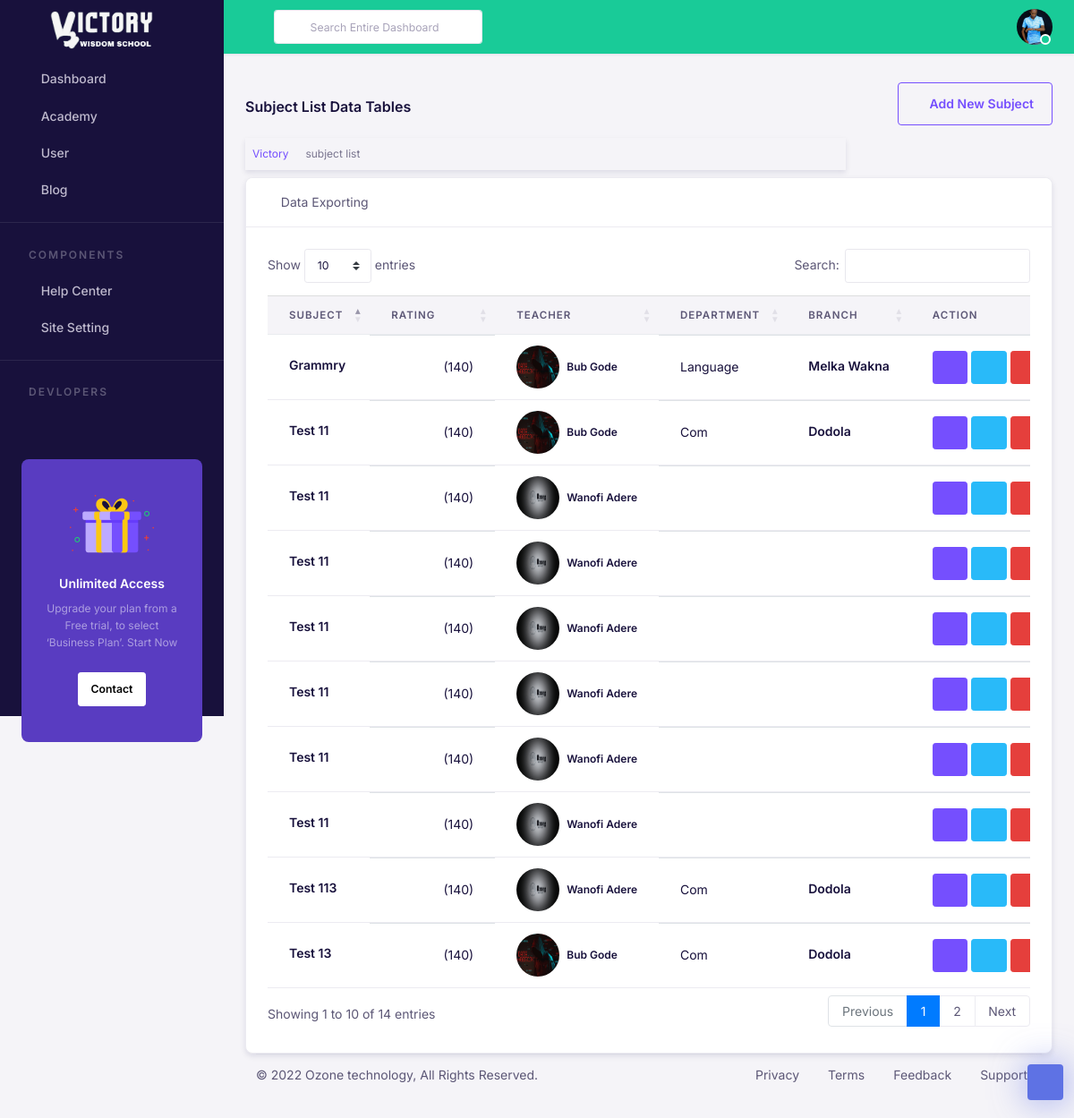
Screenshot of /academy/admin/subject/list/ (signed in) with the database file from the repository.
### main/models.py (models this page shows, shortened)
class GeneralSetting(models.Model):
    site_name = models.CharField(max_length=200, help_text="Enter your website name below")
    site_description = models.TextField(help_text="The site title might be the name of your company or organization, or a brief description of the organization, or a combination of the two.")
    logo=models.ImageField(upload_to="main/images", help_text="Upload your website logo - 120 x 40 ")
    favicon = models.ImageField(upload_to="main/images", help_text="Upload your website favicon - Standard for most desktop browsers. 32×32")
    created = models.DateTimeField(auto_now_add=True)
    updated = models.DateTimeField(auto_now=True)

### accounts/models.py (models this page shows, shortened)
class User(AbstractUser):
    username_validator = UnicodeUsernameValidator()
    email_validator = EmailValidator()
    about = models.TextField(null=True, blank=True)
    bio = models.TextField(null=True, blank=True)
    birth_date = models.DateField(null=True)
    email = models.EmailField(unique=True, validators = [email_validator])
    username = models.CharField(
        max_length=191,
        validators = [username_validator],
        help_text="Required. 150 characters or fewer. Usernames may contain alphanumeric, _, @, +, . and - characters.",
        unique=True,null=True, blank=True
    )
    USERNAME_FIELD = "email"
    REQUIRED_FIELDS = ['username']
    GENDER_CHOICE = (
        ("male", "Male"),
        ("female", "Female"),
    )
    gender = models.CharField(choices=GENDER_CHOICE, max_length=10)
    def get_profile_image(self):
        image = self.userimage_set.order_by("-updated", "-created").filter(role = "profile_image")
        if image.exists():
            return image.first().image
        else:
            return None
    class Meta:
        verbose_name = "user"
        ordering = ["-date_joined"]
    def __str__(self):
        return f"{self.get_full_name()}" if self.get_full_name() else  f"{self.email}"

class UserImage(models.Model):
    user = models.ForeignKey(User, on_delete=models.CASCADE)
    image = models.ImageField(upload_to='user/images')
    created = models.DateTimeField(auto_now_add=True)
    updated = models.DateTimeField(auto_now=True)
    about = models.TextField(null=True, blank=True)
    ROLE_CHOICE = (
        ("profile_image", "Profile Image"),
        ("cover_image", "Cover Image"),
        ("gallery_image", "Gallery Image"),
    )
    role = models.CharField(choices=ROLE_CHOICE, default="gallery_image", max_length=15)
    class Meta:
        ordering = ["-updated", "-created"]

### academy/models.py (models this page shows, shortened)
class Subject(models.Model):
    name = models.CharField(max_length=50)
    department = models.ForeignKey(Department,null=True, on_delete=models.CASCADE)
    teacher = models.ForeignKey(Teacher,null=True, on_delete=models.CASCADE)
    reviews = models.ManyToManyField(Review, blank=True)
    created = models.DateTimeField(auto_now_add=True)
    cover_image = models.ImageField(upload_to='academy/cover_image', default='academy/cover_image.jpg', null=True, blank=True)
    bio = models.TextField(null=True, blank=True)
    descriptions = models.TextField(null=True, blank=True)
    class Meta:
        verbose_name = "subject"
        unique_together = ["department","name"]
        ordering = ["name"]

class Department(models.Model):
    name = models.CharField(max_length=50)
    branch = models.ForeignKey(Branch,null=True, on_delete=models.CASCADE)
    cover_image = models.ImageField(upload_to='academy/cover_image', default='academy/cover_image.jpg', null=True, blank=True)
    bio = models.TextField(null=True, blank=True)
    descriptions = models.TextField(null=True, blank=True)
    reviews = models.ManyToManyField(Review, blank=True)
    created = models.DateTimeField(auto_now_add=True)
    class Meta:
        verbose_name = "department"
        unique_together = ["branch","name"]
        ordering = ["-created", "name"]

class Branch(models.Model):
    name = models.CharField(max_length=50)
    location = models.CharField(max_length=200, null=True, blank=True)
    cover_image = models.ImageField(upload_to='academy/cover_image', default='academy/cover_image.jpg', null=True, blank=True)
    bio = models.TextField(null=True, blank=True)
    descriptions = models.TextField(null=True, blank=True)
    reviews = models.ManyToManyField(Review, blank=True)
    created = models.DateTimeField(auto_now_add=True)
    class Meta:
        verbose_name = "branch"
        unique_together = ["name"]
        ordering = ["name"]

### teachers/models.py (models this page shows, shortened)
class Teacher(models.Model):
    user = models.OneToOneField(User, null=True, on_delete=models.CASCADE)
    joining_date = models.DateTimeField(auto_now_add=True)
    educational_background = models.TextField(null=True, blank=True)
    profession = models.CharField(max_length=250, null=True, blank=True)
    reviews = models.ManyToManyField(Review, blank=True)
    salary = models.IntegerField(null=True, blank=True)
    phone_regex = RegexValidator(regex=r'^\+?1?\d{9,15}$', message="Phone number must be entered in the format: '+999999999'. Up to 15 digits allowed.")
    phone_number = models.CharField(validators=[phone_regex], max_length=17, null=True)
    class Meta:
        unique_together = ["user"]
        verbose_name = "teacher"
        ordering = ["-joining_date"]

### main/decorators.py (the view)
  def wrapper_func(request, *args, **kwarg):
    if request.user.is_superuser:
      return views_func(request, *args, **kwarg)
    else:
      return redirect("home")

### academy/templates/academy/admin/subject_list.html (shortened to what this page needs)
{% extends 'base/admin/base.html' %}
{% load static %}
{% block admin_style %}
 <link href="{% static 'assets/plugins/bootstrap-datatable/css/dataTables.bootstrap4.min.css' %}" rel="stylesheet" type="text/css">
 <link href="{% static 'assets/plugins/bootstrap-datatable/css/buttons.bootstrap4.min.css' %}" rel="stylesheet" type="text/css">
 <link href="{% static 'assets/css/form-control.css' %}" rel="stylesheet">
 <link href="{% static 'assets/css/table.css' %}" rel="stylesheet">
{% endblock admin_style %}
{% block admin_content %}
     <div class="row pt-2 pb-2">
        <div class="col-sm-9">
                <h4 class="page-title pt-3 pb-3   ">Subject List Data Tables</h4>
                <ol class="breadcrumb shadow bg-light p-2">
                    <li class="breadcrumb-item"><a href="javaScript:void();">Victory</a></li>
                    <li class="breadcrumb-item active" aria-current="page">subject list</li>
                </ol>
        </div>
        <div class="col-sm-3">
            <div class="btn-group float-sm-right">
                <a href="{% url 'create_subject' %}" type="button" class="btn btn-outline-primary waves-effect waves-light">
                    <i class="fa fa-plus-square" aria-hidden="true"></i> Add New Subject
                </a>
            </div>
        </div>
     </div>
        <div class="row">
            <div class="col-lg-12">
                <div class="card  shadow  border border-light-3">
                    <div class="card-header    ">
                        <i class="fa fa-table"></i> Data Exporting
                    </div>
                    <div class="card-body ">
                        {% include 'academy/components/subject_table.html' %}
                    </div>
                </div>
            </div>
        </div>
 {% endblock admin_content %}

### templates/base/admin/sidebar2.html (shortened to what this page needs)
{% load static %}
{% load myflatpage %}
{% general_setting as generalSetting %}
  <nav class="navbar-vertical navbar navbar-dark bg-dark">
    <div class="vh-100" data-simplebar>
        <div class="row w-100">
            <a class="mx-auto h-100 d-flex justify-content-center" href="{% url 'home' %}">
                <img src="{{generalSetting.logo.url}}" class="dashboard-logo-icon mx-auto"  alt="" />
            </a>
        </div>
        <ul class="navbar-nav flex-column" id="sideNavbar">
            <li class="nav-item">
                <a class="nav-link   collapsed " href="#" data-bs-toggle="collapse"
                    data-bs-target="#navDashboard" aria-expanded="false" aria-controls="navDashboard">
                    <i class="nav-icon fe fe-home me-2"></i> Dashboard
                </a>
            </li>
            <li class="nav-item">
                <a class="nav-link  collapsed " href="#" data-bs-toggle="collapse" data-bs-target="#navAcademy"
                    aria-expanded="false" aria-controls="navAcademy">
                    <i class="nav-icon fe fe-book me-2"></i> Academy
                </a>
            </li>
            <li class="nav-item">
                <a class="nav-link   collapsed " href="#" data-bs-toggle="collapse" data-bs-target="#navProfile"
                    aria-expanded="false" aria-controls="navProfile">
                    <i class="nav-icon fe fe-user me-2"></i> User
                </a>
            </li>
            <li class="nav-item ">
                <a class="nav-link   " href="#" data-bs-toggle="collapse" data-bs-target="#navCMS"
                    aria-expanded="false" aria-controls="navCMS">
                    <i class="nav-icon fe fe-book-open me-2"></i> Blog
                </a>
            </li>
            <li class="nav-item">
                <div class="nav-divider"></div>
            </li>
            <li class="nav-item">
                <div class="navbar-heading">Components</div>
            </li>
            <li class="nav-item">
                <a class="nav-link " href="{% url 'contact_list' %}">
                    <i class="nav-icon fe fe-help-circle me-2"></i> Help Center
                </a>
            </li>
            <li class="nav-item">
                <a class="nav-link  collapsed " href="#" data-bs-toggle="collapse"
                    data-bs-target="#navSiteSetting" aria-expanded="false" aria-controls="navSiteSetting">
                    <i class="nav-icon fe fe-settings me-2"></i> Site Setting
                </a>
            </li>
            <li class="nav-item">
                <div class="nav-divider"></div>
            </li>
            <li class="nav-item">
                <div class="navbar-heading">Devlopers</div>
            </li>
        </ul>
        <div class="card bg-dark-primary shadow-none text-center mx-4 my-8">
            <div class="card-body py-6">
                <img src="{% static 'assets/images/background/giftbox.png' %}" alt="" />
                <div class="mt-4">
                    <h5 class="text-white">Unlimited Access</h5>
                    <p class="text-white-50 fs-6">
                        Upgrade your plan from a Free trial, to select ‘Business Plan’. Start Now
                    </p>
                    <a href="mail:ozonetechnologydev@gmail.com" class="btn btn-white btn-sm mt-2">Contact</a>
                </div>
            </div>
        </div>
    </div>
</nav>

### templates/base/admin/navbar2.html (shortened to what this page needs)
{% load static %}
{% load myflatpage %}
<div class="header">
    <nav class="navbar-default navbar navbar-expand-lg bg-success">
        <a id="nav-toggle" role="button">
            <i class="fe fe-menu text-light"></i>
        </a>
        <div class="ms-lg-3 d-none d-md-none d-lg-block">
            <form class="d-flex align-items-center">
                <span class="position-absolute ps-3 search-icon">
                    <i class="fe fe-search"></i>
                </span>
                <input type="search" class="form-control form-control-sm ps-6"
                    placeholder="Search Entire Dashboard" />
            </form>
        </div>
        <ul class="navbar-nav navbar-right-wrap ms-auto d-flex nav-top-wrap">
            {% if request.user.is_authenticated  %}
            <li class="dropdown ms-2">
              <a class="rounded-circle" href="#" role="button" data-bs-toggle="dropdown" aria-expanded="false">
                <div class="avatar avatar-md avatar-indicators avatar-online">
                  <img alt="avatar" src="{{request.user.get_profile_image.url}}" class="rounded-circle">
                </div>
              </a>
            </li>
          {% else %}
          <div class="ms-auto mt-lg-0">
            <a href="{% url 'login' %}" class="btn btn-sm btn-outline-dark btn-sm ms-3">Sign in</a>
            <a href="{% url 'register' %}" class="btn btn-sm btn-dark btn-sm ms-1">Sign up</a>
          </div>
          {% endif %}
        </ul>
    </nav>
</div>

### academy/templates/academy/components/subject_table.html
<div class="table-responsive">
    <table id="data-table-example" class="table align-items-center table-flush     default-datatable">
        <thead class="table-light">
            <tr>
                <th>Subject</th>
                <th>Rating</th>
                <th>Teacher</th>
                <th>Department</th>
                <th>Branch</th>
                <th>Action</th>
            </tr>
        </thead>
        <tbody>
            {% for subject in subjects %}
            <tr id="delete_subject_column_id_{{subject.id}}">
                <td class="border-top-0">
                    <h4 class="mb-1 h5">
                        <a href="{% url 'subject_details' subject.id %}" class="text-inherit">
                            {{subject.name|title}}
                        </a>
                    </h4>
                </td>
                <td>
                    <div class="">
                        <i class="zmdi zmdi-star me-n1 text-warning"></i>
                        <i class="zmdi zmdi-star me-n1 text-warning"></i>
                        <i class="zmdi zmdi-star me-n1 text-warning"></i>
                        <i class="zmdi zmdi-star me-n1 text-warning"></i>
                        <i class="zmdi zmdi-star me-n1-half text-warning"></i>
                        <span class="text-inherit">(140)</span>
                    </div>
                </td>
                <td class="align-middle border-top-0">
                    {% if subject.teacher %}
                        <a href="{% url 'user_details' subject.teacher.user.id %}" class="text-inherit">
                            <div class="d-flex align-items-center">
                                <img src="{{subject.teacher.user.get_profile_image.url}}"
                                alt="" class="rounded-circle avatar avater-md me-2" />
                                <h6 class="mb-0">{{subject.teacher.user|title}}</h6>
                            </div>
                        </a>
                    {% endif %}
                </td>
                <td>
                    {% if subject.department %}
                        <a href="{% url 'department_details'  subject.department.id %}" class="text-inherit">
                            {{subject.department.name|title}}
                        </a>
                    {% endif %}
                </td>
                <td>
                    {% if subject.department.branch %}
                    <h4 class="mb-1 h5">
                        <a href="{% url 'branch_details'  subject.department.branch.id %}" class="text-inherit">
                            {{subject.department.branch.name|title}}
                        </a>
                    </h4>
                    {% endif %}
                </td>
                <td>
                    <a href="{% url 'subject_details' subject.id %}">
                        <button type="button" class="btn btn-sm  btn-primary"> <i class="zmdi zmdi-open-in-new"></i></button>
                    </a>
                    <a href="{% url 'update_subject' subject.id %}">
                        <button type="button" class="btn btn-sm  btn-info"> <i class="zmdi zmdi-edit"></i></button>
                    </a>
                    <a
                        id="delete_subject_id_{{subject.id}}"
                        class="hx-delete-alert-confirm"
                        hx-get="{% url 'htmx_subject_delete' subject.id %}"
                        hx-target="#delete_subject_column_id_{{subject.id}}"
                        hx-trigger='confirmed'
                        hx-swap="outerHTML"
                    >
                        <button type="button" class="btn btn-sm  btn-danger"> <i class="zmdi zmdi-delete"></i></button>
                    </a>
                </td>
            </tr>
            {% endfor %}
        </tbody>
    </table>
</div>

### rows the page displays
GeneralSetting: logo (picture)
User: user.get_profile_image (picture)
Subject: name "Grammry", teacher.user.get_profile_image (picture), teacher.user "Bub Gode", department.name "Language", department.branch.name "Melka Wakna"
Subject: name "Test 11", teacher.user.get_profile_image (picture), teacher.user "Bub Gode", department.name "Com", department.branch.name "Dodola"
Subject: name "Test 11", teacher.user.get_profile_image (picture), teacher.user "Wanofi Adere"
Subject: name "Test 11", teacher.user.get_profile_image (picture), teacher.user "Wanofi Adere"
Subject: name "Test 11", teacher.user.get_profile_image (picture), teacher.user "Wanofi Adere"
Subject: name "Test 11", teacher.user.get_profile_image (picture), teacher.user "Wanofi Adere"
Subject: name "Test 11", teacher.user.get_profile_image (picture), teacher.user "Wanofi Adere"
Subject: name "Test 11", teacher.user.get_profile_image (picture), teacher.user "Wanofi Adere"
Subject: name "Test 113", teacher.user.get_profile_image (picture), teacher.user "Wanofi Adere", department.name "Com", department.branch.name "Dodola"
Subject: name "Test 13", teacher.user.get_profile_image (picture), teacher.user "Bub Gode", department.name "Com", department.branch.name "Dodola"
